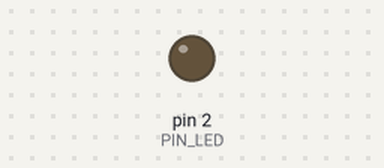
The sketch below on a simulated Arduino Uno, built with avr-gcc and run on an emulated ATmega328P. Shown: output pins drawn as LEDs (lit = HIGH).

Above: at 1.0 s.
At 3.5 s:
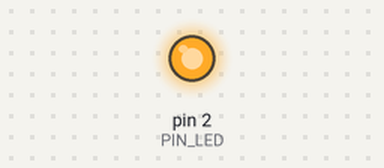
Timing chart, 0 to 6.5 s (numbered marks = the images above):
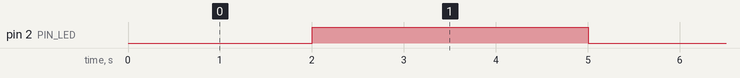

The sketch:

2.9_PWMBasic.ino
```cpp
// Basic PWM Code by ThinkLab

#define PIN_LED 2

void setup() {
  pinMode(PIN_LED, OUTPUT);
}

void loop() {
  analogWrite(PIN_LED, 0);  // 0% Duty Cycle
  delay(1000);
  analogWrite(PIN_LED, 64); // 25% Duty Cycle
  delay(1000);
  analogWrite(PIN_LED, 128);  // 50% Duty Cycle
  delay(1000);
  analogWrite(PIN_LED, 192);  // 75% Duty Cycle
  delay(1000);
  analogWrite(PIN_LED, 255);  // 100% Duty Cycle
  delay(1000);
}
```

Measured:
- by itself, pin 2 (PIN_LED): alternates HIGH for 3.0 s and LOW for 2.0 s
